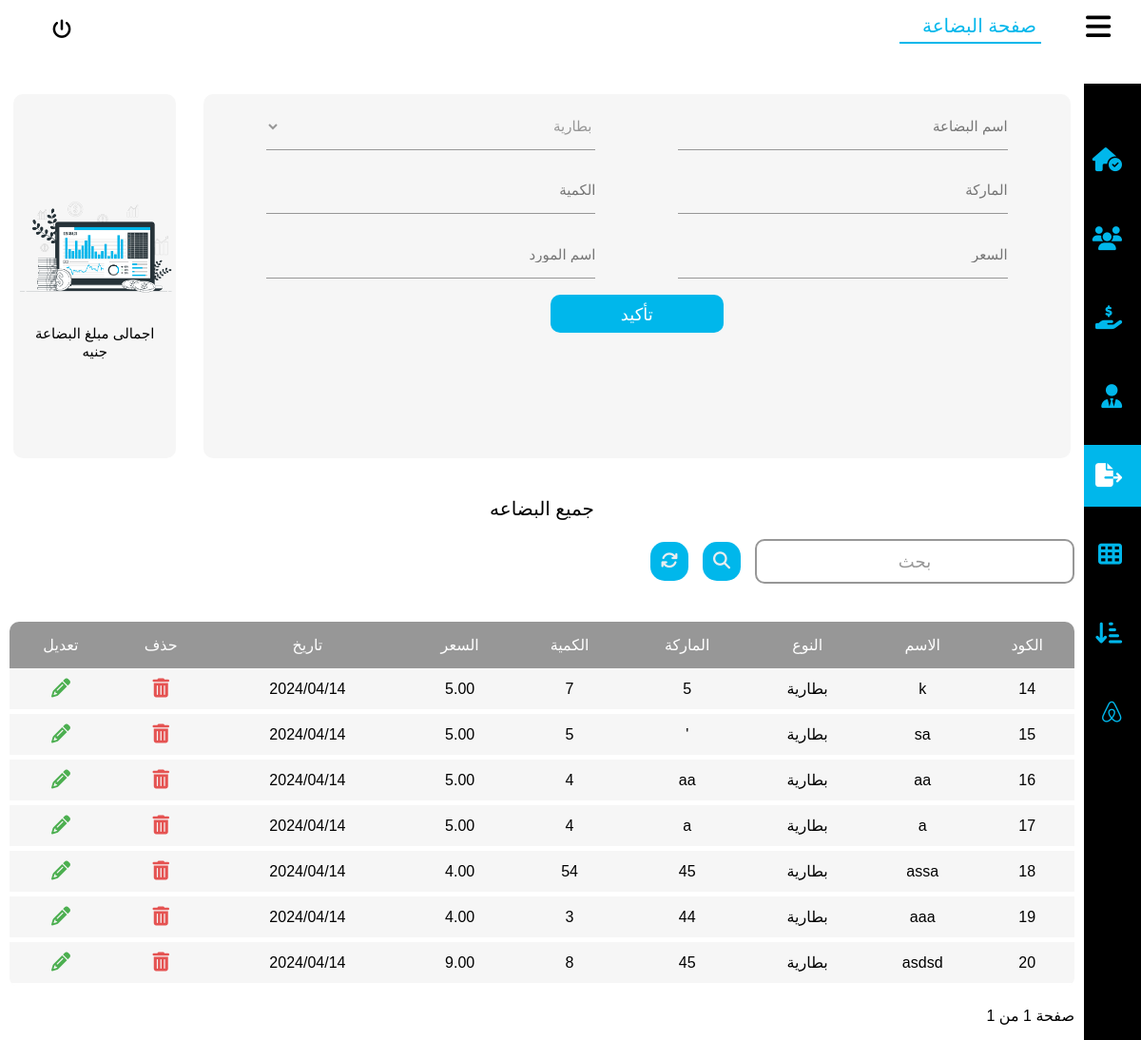
/items, run on an earlier commit of the app's database.
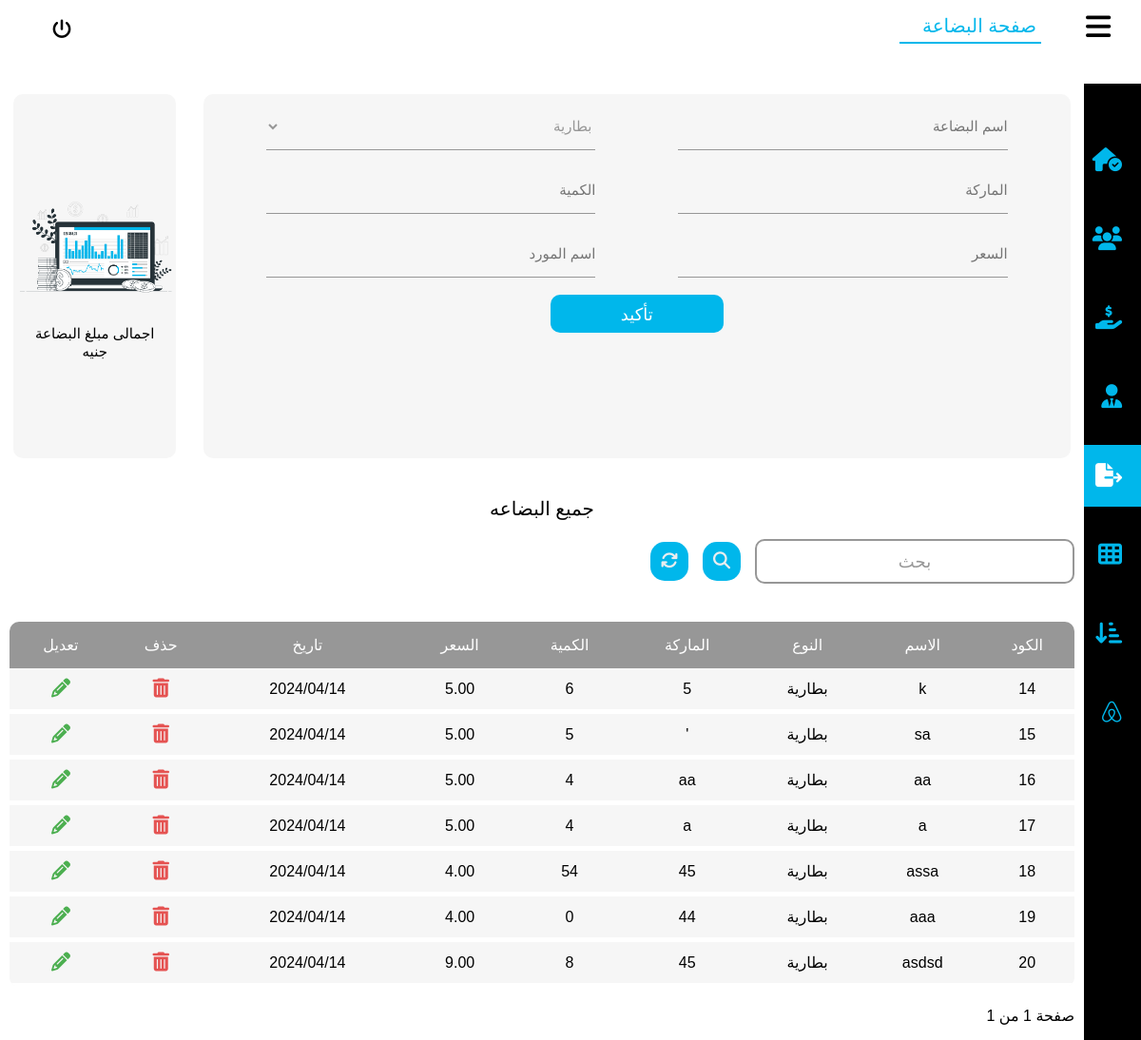
And on a later commit of the database.
### user/models.py (models this page shows)
class Item(models.Model):
    name = models.CharField(max_length=100, blank=True, null=True)
    kind = models.ForeignKey(Kind, on_delete=models.CASCADE, null=True)
    prand = models.CharField(max_length=100, blank=True, null=True)
    quantity = models.PositiveIntegerField(blank=True, null=True)
    price = models.DecimalField(max_digits=10, decimal_places=2, blank=True, null=True)
    date = models.DateTimeField(blank=True, null=True)

class Kind(models.Model):
    name = models.CharField(max_length=100, blank=True, null=True)

### user/views.py (the view)
# urls.py: path('items',views.items, name='items' ),
def items(request):
    all_items = Item.objects.all().order_by("-date")
    page = request.GET.get('page')
    item_list = paginate(all_items, page, per_page=20)
    if "addItem" in request.POST:
        return _handle_add_item(request)
    if 'search' in request.POST:
        search_input = request.POST.get('searchInput')
        item_list = list(Item.objects.filter(Q(name__icontains=search_input)))
    context = {'items': item_list, 'kinds': Kind.objects.all()}
    return render(request, "items.html", context)

### user/views.py (called while the page is built)
def paginate(queryset, page, per_page=20):
    paginator = Paginator(queryset, per_page)
    try:
        return paginator.page(page)
    except PageNotAnInteger:
        return paginator.page(1)
    except EmptyPage:
        return paginator.page(paginator.num_pages)

### templates/items.html (shortened to what the changed rows need)
{% load static %}
<!DOCTYPE html>
<html lang="en">
<head>
    <link rel="stylesheet" href=" {% static "css/style.css" %} ">
    <link rel="stylesheet" href=" {% static "css/all.min.css" %} ">
    <link rel="stylesheet" href=" {% static "css/fontawesome.min.css" %} ">
</head>
<body>
    <div class="backcon">
        <div class="leftcon">
            <div style="width: 100%;display: flex;align-items: center;justify-content: space-around;flex-direction: row;">
                <div class="totdiv">
                    <h2 id="totnum">اجمالى مبلغ البضاعة  جنيه</h2>
                </div>
            </div>
            <div class="status">
                <h2>جميع البضاعه</h2>
                <div style="width: 100%; overflow: scroll; height: fit-content;">
                    {% if items %}
                    <table class="sellstable">
                        <thead>
                            <tr>
                                <th>الكود</th>
                                <th>الاسم</th>
                                <th>النوع</th>
                                <th>الماركة</th>
                                <th>الكمية</th>
                                <th>السعر</th>
                                <th>تاريخ</th>
                                <th>حذف</th>
                                <th>تعديل</th>
                            </tr>
                        </thead>
                        <tbody>
                            {% for item in items %}
                            <tr>
                                <td>{{item.id}}</td>
                                <td>{{item.name}}</td>
                                <td>{{item.kind.name}}</td>
                                <td>{{item.prand}}</td>
                                <td>{{item.quantity}}</td>
                                <td>{{item.price}}</td>
                                <td>{{item.date|date:"20y/m/d"}}</td>
                                <td><button class="sellsdel" id="sellsdel" metadata='
                                    <form method="post" action="{% url "itemDelete" item.id %}" style="width: 100%;display: flex;align-items: center;justify-content: center;flex-direction: column;">
                                        {% csrf_token %}
                                        <div class="addsell" style="padding: 20px;flex-direction:column;">
                                            <h3 style="color:#3D4B64;">حذف المنتج</h3>
                                            <h3 style="color:#FF0000;">"حذف المنتج سيؤدى الى حذف جميع المتعلقات بها"</h3>
                                            <br>
                                            <i class="fa-regular fa-trash-can" style="color: #ff3333;font-size: 100px;"></i>
                                            <br>
                                        </div>
                                        <button name="itemDelete" class="sellbtn">حذف</button>
                                    </form>
                                    '><i class="fa-solid fa-trash-can"></i></button></td>
                                    <td><button class="sellsup" id="sellsup" metadata='
                                        <form method="post" action="{% url "itemUpdate" item.id %}" style="width: 100%;display: flex;align-items: center;justify-content: center;flex-direction: column;">
                                            {% csrf_token %}
                                            <h3 style="color:#3D4B64;">تعديل عملية</h3>
                                            <div class="addsell" style="padding-top: 70px;">
                                                <div class="wraper" style="position: absolute;  left: 35%; top: 20%;z-index: 15;">
                                                    <div class="first">
                                                        <input value="{{item.name}}" name="name" type="text" id="search_bar" class="search_bar" required >
                                                        <span>اسم المنتج</span>
                                                    </div>
                                                    <div class="search_res" id="search_res">
                                                        <table id="suplliersull">
                                                            <th></th>
                                                            <tbody id="suplliersul">
                                                                <tr><td></td></tr>
                                                            </tbody>
                                                        </table>
                                                    </div>
                                                </div>
                                                <div class="wraper">
                                                    <div class="first">
                                                        <select name="kind_name" class="search_bar" id="">
                                                            <option value="{{item.kind.name}}">{{item.kind.name}}</option>
                                                            {% for kind in kinds %}
                                                            <option value="{{kind.name}}">{{kind.name}}</option>
                                                            {% endfor %}
                                                        </select>
                                                        <span>النوع</span>
                                                    </div>
                                                </div>
                                                <div class="wraper" style="width: 20%;">
                                                <div class="second">
                                                    <input value="{{item.prand}}"  name="prand" type="text" id="search_bar" class="search_bar" required>
                                                    <span>الماركة</span>
                                                </div>
                                            </div>
                                            <div class="wraper" style="width: 20%;">
                                                <div class="second">
                                                    <input value="{{item.quantity}}"  min="0" name="quantity" type="number" id="search_bar" class="search_bar" required>
                                                    <span>الكمية</span>
                                                </div>
                                            </div>
                                            <div class="wraper" style="width: 20%;">
                                                <div class="second">
                                                    <input value="{{item.price}}" min="0" name="price" type="number" id="search_bar" class="search_bar" required >
                                                    <span>السعر</span>
                                                </div>
                                            </div>
                                        </div>
                                        <button name="itemUpdate" class="sellbtn">تعديل</button>
                                    </form>
                                    '><i class="fa-solid fa-pencil"></i></button></td>
                                </tr>
                                {% endfor %}
                            </tbody>
                        </table>
                        {% else %}
                        <h2 style="width: 100%;text-align: center;color: #303C54;margin-bottom: 20px;">لا يوجد بضاعة</h2>
                        {% endif %}
                </div>
            </div>
        </div>
    </div>
</body>
</html>

What changed in the data, as far as the page shows it:
changed Item id 14: quantity "7" → "6"
changed Item "aaa": quantity "3" → "0"
